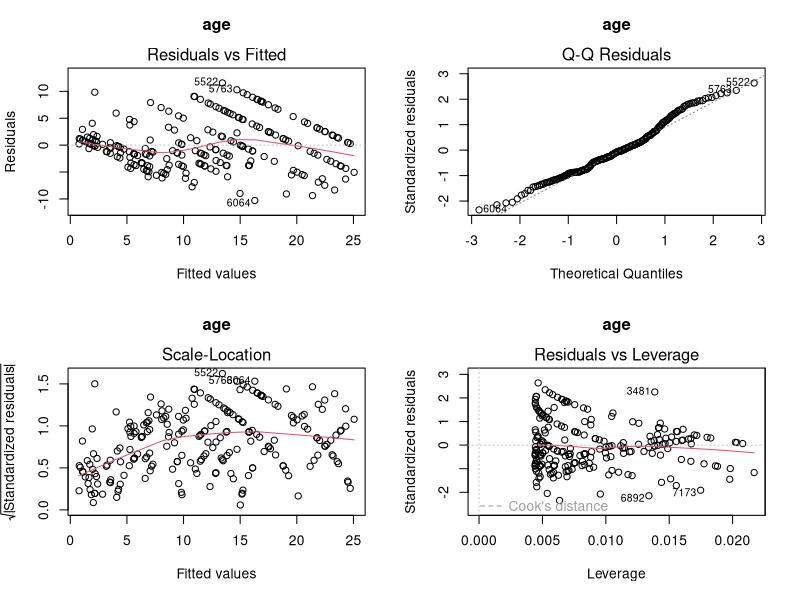
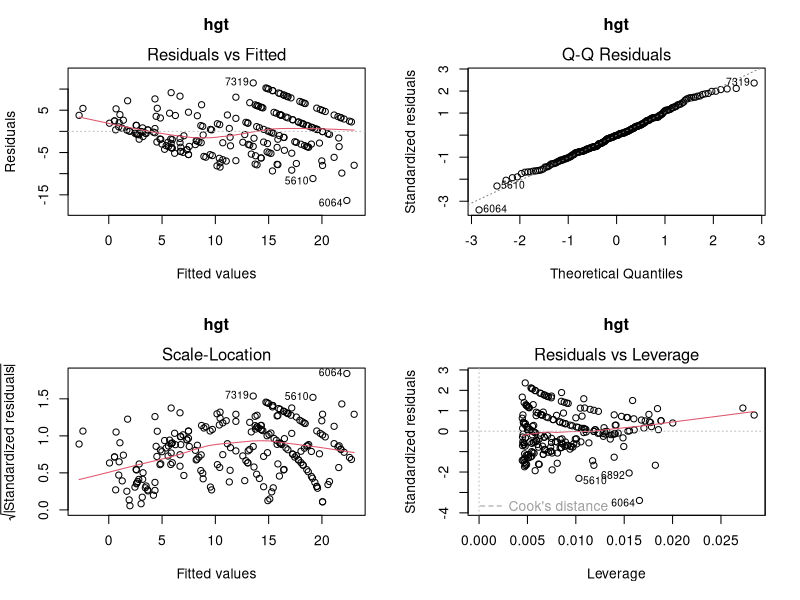
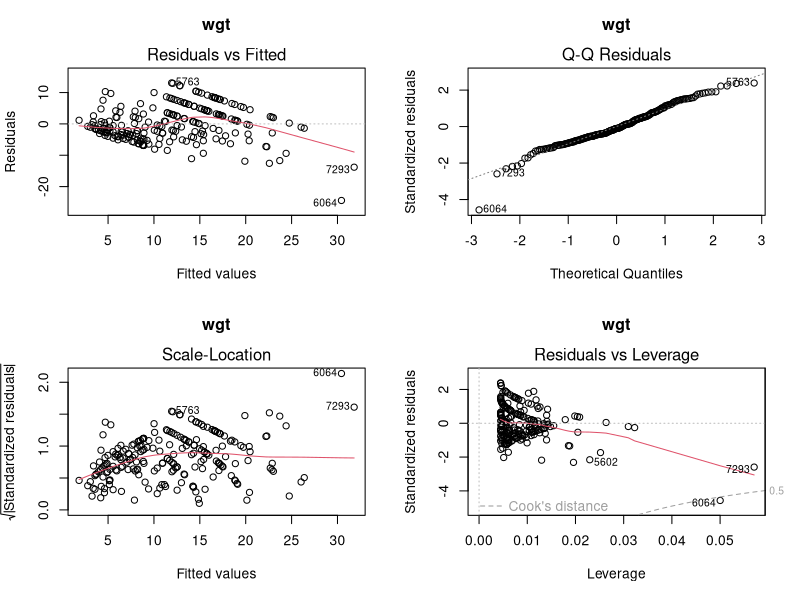
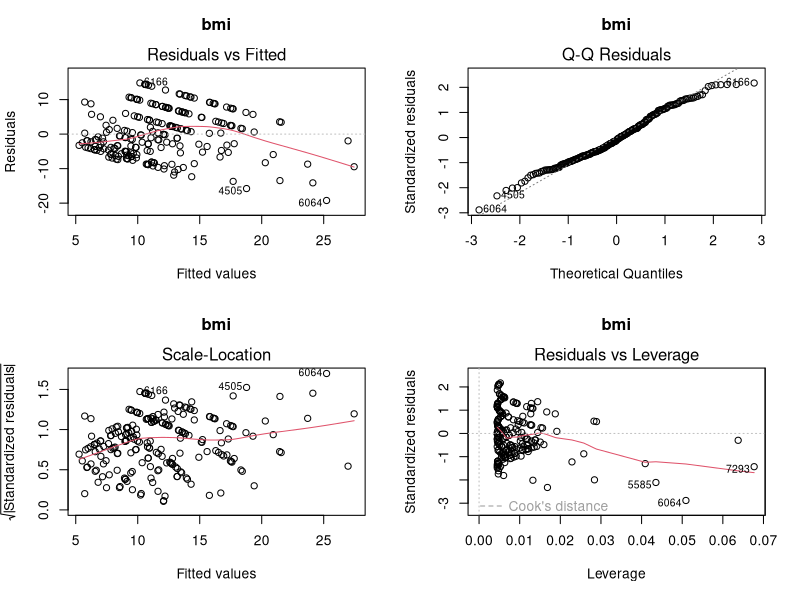
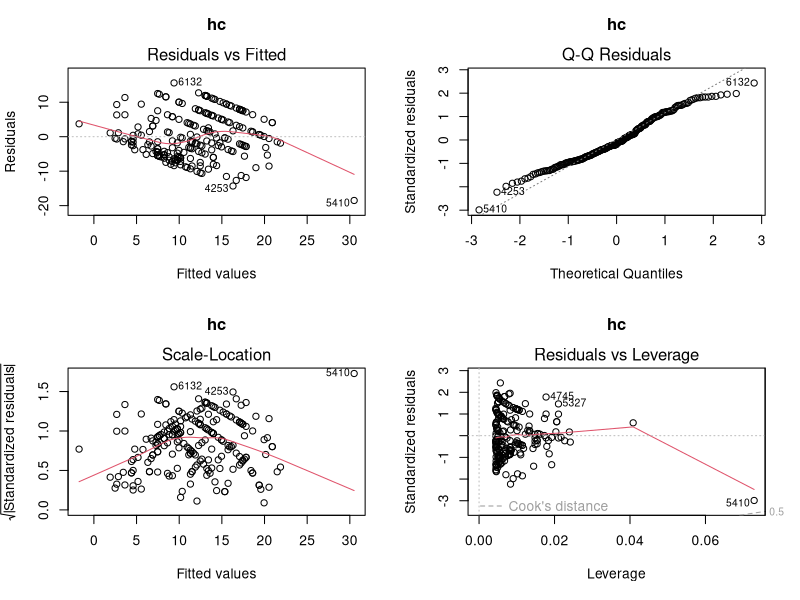

The R script that drew these images, in order:
## ---- chunk 1
knitr::opts_chunk$set(echo = TRUE)
## ---- chunk 2
library(mice)
dim(boys)
summary(boys)
str(boys)
## ---- chunk 3

#list the variables you want to test
test_var_list = names(boys)[-1]

for (v in 1:length(test_var_list)){
  test_var = ifelse(is.na(boys[[test_var_list[v]]]), 1,0 )
  test = glm(test_var ~ boys$age)
  ci = confint.default(test)
 print(paste(test_var_list[v]," ~ AGE 95%CI: Low ", round(ci[2,1],4),"  High ", round(ci[2,2],4), sep="")) #Check CI
 print(paste(test_var_list[v]," ~ AGE p value: ",   round((summary(test))$coefficients[2,4],5), sep=""))   #Check p_value
}

## ---- chunk 4

#list the variables you want to test
test_var_list = c("age","hgt","wgt","bmi","hc")
outcome = "tv"

for (v in 1:length(test_var_list)){
  df = cbind(boys[test_var_list[v]],outcome = boys[[outcome]])
  test = lm(outcome ~ ., data = df)
  par(mfrow = c(2, 2))
  plot(test,main=paste(test_var_list[v],"\n",sep=""))
}
## ---- chunk 5



## ---- chunk 6

## ---- chunk 7

## ---- chunk 8

a<- c("a","b")

## ---- chunk 9

## ---- chunk 10

